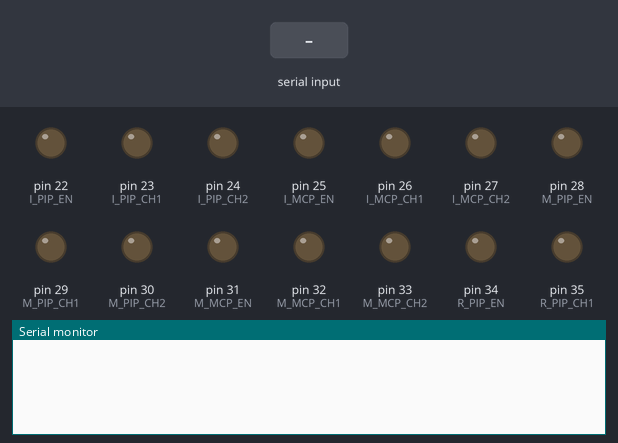
Bench run of a sketch on a simulated Arduino Mega 2560, built with avr-gcc and run on an emulated ATmega2560. Parts: output pins drawn as LEDs (lit = HIGH), the last lines printed to the serial monitor. The test bench sets the inputs (shaded band).

Above: at 1.2 s.
1.3 s: "1" received over Serial
At 2.2 s:
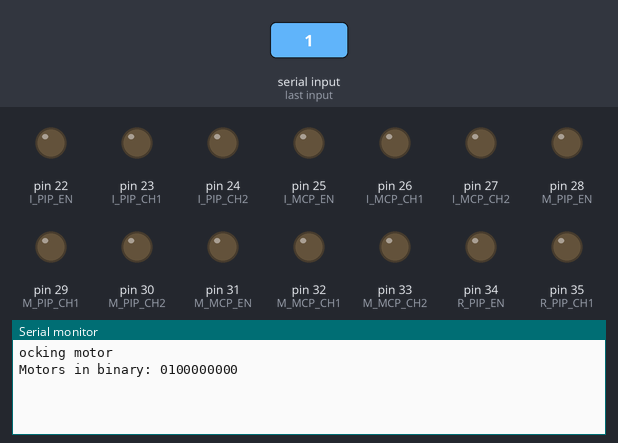
2.8 s: "0" received over Serial
At 3.5 s:
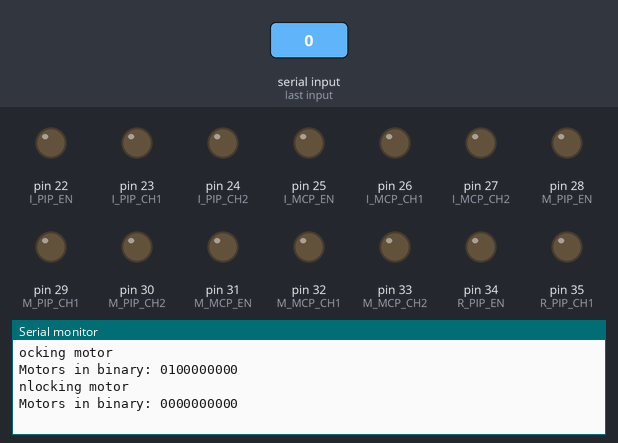
4.3 s: "2" received over Serial
At 5.8 s:
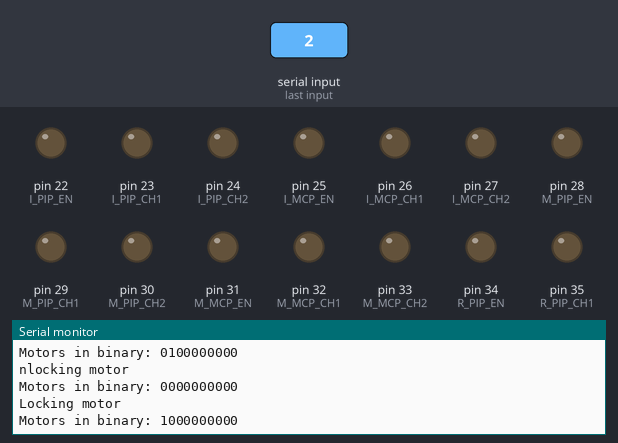

The sketch:

motors_osc_serial.ino
```cpp
// Pinout - add thumb if available
// Thumb
const int T_PIP_EN;
const int T_PIP_CH1;
const int T_PIP_CH2;

const int T_MCP_EN;
const int T_MCP_CH1;
const int T_MCP_CH2;
// Index
const int I_PIP_EN  = 22;
const int I_PIP_CH1 = 23;
const int I_PIP_CH2 = 24;

const int I_MCP_EN  = 25;
const int I_MCP_CH1 = 26;
const int I_MCP_CH2 = 27;
// Middle
const int M_PIP_EN  = 28;
const int M_PIP_CH1 = 29;
const int M_PIP_CH2 = 30;

const int M_MCP_EN  = 31;
const int M_MCP_CH1 = 32;
const int M_MCP_CH2 = 33;
// Ring
const int R_PIP_EN  = 34;
const int R_PIP_CH1 = 35;
const int R_PIP_CH2 = 36;

const int R_MCP_EN  = 37;
const int R_MCP_CH1 = 38;
const int R_MCP_CH2 = 39;
// Pinky
const int P_PIP_EN  = 40;
const int P_PIP_CH1 = 41;
const int P_PIP_CH2 = 42;

const int P_MCP_EN  = 43;
const int P_MCP_CH1 = 44;
const int P_MCP_CH2 = 45;

// stores the motor states
uint8_t motor_state[10];
uint8_t motor_state_prev[10]; // stores previous state, preventing them to get updated everytime

// stores the motor pins
// note some channels are flipped (2 before 1) because they are wired in reverse on demo exo
uint8_t motor_arr[20] = {T_MCP_CH1, T_MCP_CH2, T_PIP_CH1, T_PIP_CH2,
                     I_MCP_CH1, I_MCP_CH2, I_PIP_CH1, I_PIP_CH2,
                     M_MCP_CH2, M_MCP_CH1, M_PIP_CH1, M_PIP_CH2,
                     R_MCP_CH2, R_MCP_CH1, R_PIP_CH2, R_PIP_CH1,
                     P_MCP_CH1, P_MCP_CH2, P_PIP_CH1, P_PIP_CH2};

// Serial communication
const byte buffSize = 40;
byte inputBuffer[buffSize];

// Set this to true if exo has thumb
bool thumb = false;

void setup() {
  if (thumb){
    pinMode(T_PIP_EN  , OUTPUT);
    pinMode(T_PIP_CH1 , OUTPUT);
    pinMode(I_PIP_CH2 , OUTPUT);

    pinMode(T_MCP_EN  , OUTPUT);
    pinMode(T_MCP_CH1 , OUTPUT);
    pinMode(T_MCP_CH2 , OUTPUT);
  }

  pinMode(I_PIP_EN  , OUTPUT);
  pinMode(I_PIP_CH1 , OUTPUT);
  pinMode(I_PIP_CH2 , OUTPUT);

  pinMode(I_MCP_EN  , OUTPUT);
  pinMode(I_MCP_CH1 , OUTPUT);
  pinMode(I_MCP_CH2 , OUTPUT);

  pinMode(M_PIP_EN  , OUTPUT);
  pinMode(M_PIP_CH1 , OUTPUT);
  pinMode(M_PIP_CH2 , OUTPUT);

  pinMode(M_MCP_EN  , OUTPUT);
  pinMode(M_MCP_CH1 , OUTPUT);
  pinMode(M_MCP_CH2 , OUTPUT);

  pinMode(R_PIP_EN  , OUTPUT);
  pinMode(R_PIP_CH1 , OUTPUT);
  pinMode(R_PIP_CH2 , OUTPUT);

  pinMode(R_MCP_EN  , OUTPUT);
  pinMode(R_MCP_CH1 , OUTPUT);
  pinMode(R_MCP_CH2 , OUTPUT);

  pinMode(P_PIP_EN  , OUTPUT);
  pinMode(P_PIP_CH1 , OUTPUT);
  pinMode(P_PIP_CH2 , OUTPUT);

  pinMode(P_MCP_EN  , OUTPUT);
  pinMode(P_MCP_CH1 , OUTPUT);
  pinMode(P_MCP_CH2 , OUTPUT);

  Serial.begin(9600);
  Serial.setTimeout(2);

  // Disable all motors at start
  if (thumb){
    digitalWrite(T_PIP_EN, LOW);
    digitalWrite(T_MCP_EN, LOW);
  }
  digitalWrite(I_PIP_EN, LOW);
  digitalWrite(I_MCP_EN, LOW);
  digitalWrite(M_PIP_EN, LOW);
  digitalWrite(M_MCP_EN, LOW);
  digitalWrite(R_PIP_EN, LOW);
  digitalWrite(R_MCP_EN, LOW);
  digitalWrite(P_PIP_EN, LOW);
  digitalWrite(P_MCP_EN, LOW);
}

void loop() {
  if (Serial.available())
  {
    Serial.readBytes(inputBuffer, 2); // wait for 2 bytes in buffer

    // MSB data
    motor_state[0] = ((inputBuffer[0]>>1)&1);
    motor_state[1] = ((inputBuffer[0]>>0)&1);

    // LSB data
    motor_state[2] = ((inputBuffer[1]>>7)&1);
    motor_state[3] = ((inputBuffer[1]>>6)&1);
    motor_state[4] = ((inputBuffer[1]>>5)&1);
    motor_state[5] = ((inputBuffer[1]>>4)&1);
    motor_state[6] = ((inputBuffer[1]>>3)&1);
    motor_state[7] = ((inputBuffer[1]>>2)&1);
    motor_state[8] = ((inputBuffer[1]>>1)&1);
    motor_state[9] = ((inputBuffer[1]>>0)&1);

    updateMotors();
    printMotors();
  }
}

void printMotors(){
  Serial.print("Motors in binary: ");
  for (int i = 0; i < sizeof(motor_state); i++){
      Serial.print(motor_state[i]);
    }
  Serial.println("");
}

void updateMotors(){
  for (int i = 0; i < sizeof(motor_state); ++i)
  {
      if (motor_state[i] == 1 && motor_state [i] != motor_state_prev[i])       // lock motor
      {
          lock_motor(i);
          motor_state_prev[i] = motor_state[i];
      }
      else if (motor_state[i] == 0 && motor_state [i] != motor_state_prev[i])  // unlock motor
      {
          unlock_motor(i);
          motor_state_prev[i] = motor_state[i];
      }
  }
}

void lock_motor(int index){
  digitalWrite(motor_arr[index * 2], LOW);
  digitalWrite(motor_arr[index * 2 + 1], HIGH);
  Serial.println("Locking motor " + index);
}

void unlock_motor(int index){
  digitalWrite(motor_arr[index * 2], LOW);
  digitalWrite(motor_arr[index * 2 + 1], HIGH);
  Serial.println("Unlocking motor " + index);
}

void enableMotors(int enable){
  if (thumb){
    digitalWrite(T_PIP_EN, enable);
    digitalWrite(T_MCP_EN, enable);
  }
  digitalWrite(I_PIP_EN, enable);
  digitalWrite(I_MCP_EN, enable);
  digitalWrite(M_PIP_EN, enable);
  digitalWrite(M_MCP_EN, enable);
  digitalWrite(R_PIP_EN, enable);
  digitalWrite(R_MCP_EN, enable);
  digitalWrite(P_PIP_EN, enable);
  digitalWrite(P_MCP_EN, enable);

  //Serial.println("enable: " + enable);
}
```

Measured:
- after the input at 1.3 s, the serial monitor: prints a new line at once (image 1)
- after the input at 2.8 s, the serial monitor: prints a new line at once (image 2)
- after the input at 4.3 s, the serial monitor: prints a new line at once (image 3)
